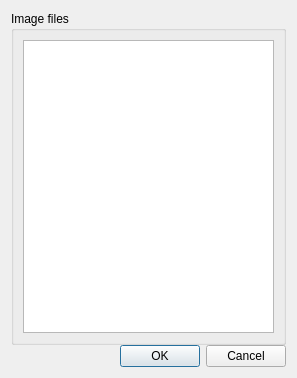
<?xml version="1.0" encoding="UTF-8"?>
<ui version="4.0">
 <class>FolderImgs</class>
 <widget class="QDialog" name="FolderImgs">
  <property name="geometry">
   <rect>
    <x>0</x>
    <y>0</y>
    <width>297</width>
    <height>378</height>
   </rect>
  </property>
  <property name="sizePolicy">
   <sizepolicy hsizetype="Expanding" vsizetype="Expanding">
    <horstretch>0</horstretch>
    <verstretch>0</verstretch>
   </sizepolicy>
  </property>
  <property name="windowTitle">
   <string>Load Images from folder</string>
  </property>
  <layout class="QVBoxLayout" name="verticalLayout_5">
   <item>
    <layout class="QVBoxLayout" name="verticalLayout_4" stretch="7,1">
     <property name="spacing">
      <number>0</number>
     </property>
     <item>
      <layout class="QVBoxLayout" name="verticalLayout_3" stretch="8">
       <property name="spacing">
        <number>14</number>
       </property>
       <item>
        <widget class="QGroupBox" name="groupBox">
         <property name="sizePolicy">
          <sizepolicy hsizetype="Expanding" vsizetype="Expanding">
           <horstretch>0</horstretch>
           <verstretch>0</verstretch>
          </sizepolicy>
         </property>
         <property name="title">
          <string>Image files</string>
         </property>
         <layout class="QVBoxLayout" name="verticalLayout_2">
          <item>
           <layout class="QVBoxLayout" name="verticalLayout" stretch="6">
            <item>
             <widget class="QTableWidget" name="tableWidget"/>
            </item>
           </layout>
          </item>
         </layout>
        </widget>
       </item>
      </layout>
     </item>
     <item>
      <layout class="QHBoxLayout" name="horizontalLayout_3" stretch="0,0">
       <item>
        <spacer name="horizontalSpacer_6">
         <property name="orientation">
          <enum>Qt::Horizontal</enum>
         </property>
         <property name="sizeHint" stdset="0">
          <size>
           <width>40</width>
           <height>20</height>
          </size>
         </property>
        </spacer>
       </item>
       <item>
        <widget class="QDialogButtonBox" name="buttonBox">
         <property name="standardButtons">
          <set>QDialogButtonBox::Cancel|QDialogButtonBox::Ok</set>
         </property>
        </widget>
       </item>
      </layout>
     </item>
    </layout>
   </item>
  </layout>
 </widget>
 <resources/>
 <connections>
  <connection>
   <sender>buttonBox</sender>
   <signal>clicked(QAbstractButton*)</signal>
   <receiver>FolderImgs</receiver>
   <slot>returnMain(QAbstractButton*)</slot>
   <hints>
    <hint type="sourcelabel">
     <x>163</x>
     <y>325</y>
    </hint>
    <hint type="destinationlabel">
     <x>172</x>
     <y>341</y>
    </hint>
   </hints>
  </connection>
 </connections>
 <slots>
  <slot>openFolder()</slot>
  <slot>returnMain(QAbstractButton*)</slot>
 </slots>
</ui>
